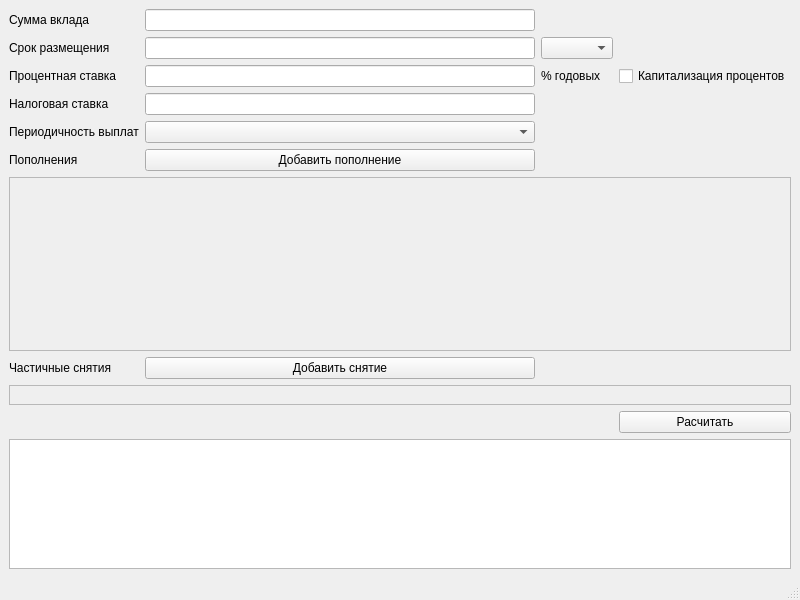
<?xml version="1.0" encoding="UTF-8"?>
<ui version="4.0">
 <class>Deposit</class>
 <widget class="QMainWindow" name="Deposit">
  <property name="geometry">
   <rect>
    <x>0</x>
    <y>0</y>
    <width>800</width>
    <height>600</height>
   </rect>
  </property>
  <property name="windowTitle">
   <string>MainWindow</string>
  </property>
  <widget class="QWidget" name="centralwidget">
   <layout class="QGridLayout" name="gridLayout">
    <item row="9" column="0" colspan="4">
     <widget class="QFrame" name="frame_2">
      <property name="sizePolicy">
       <sizepolicy hsizetype="MinimumExpanding" vsizetype="Preferred">
        <horstretch>0</horstretch>
        <verstretch>0</verstretch>
       </sizepolicy>
      </property>
      <property name="frameShape">
       <enum>QFrame::StyledPanel</enum>
      </property>
      <property name="frameShadow">
       <enum>QFrame::Raised</enum>
      </property>
      <layout class="QVBoxLayout" name="verticalLayout_3">
       <item>
        <spacer name="verticalSpacer_2">
         <property name="orientation">
          <enum>Qt::Vertical</enum>
         </property>
         <property name="sizeHint" stdset="0">
          <size>
           <width>20</width>
           <height>4</height>
          </size>
         </property>
        </spacer>
       </item>
      </layout>
     </widget>
    </item>
    <item row="2" column="1">
     <widget class="QLineEdit" name="lineEdit_3"/>
    </item>
    <item row="8" column="0">
     <widget class="QLabel" name="label_8">
      <property name="text">
       <string>Частичные снятия</string>
      </property>
     </widget>
    </item>
    <item row="3" column="1">
     <widget class="QLineEdit" name="lineEdit_4"/>
    </item>
    <item row="4" column="0">
     <widget class="QLabel" name="label_6">
      <property name="text">
       <string>Периодичность выплат</string>
      </property>
     </widget>
    </item>
    <item row="1" column="1">
     <widget class="QLineEdit" name="lineEdit_2">
      <property name="frame">
       <bool>true</bool>
      </property>
      <property name="clearButtonEnabled">
       <bool>false</bool>
      </property>
     </widget>
    </item>
    <item row="0" column="0">
     <widget class="QLabel" name="label">
      <property name="text">
       <string>Сумма вклада</string>
      </property>
     </widget>
    </item>
    <item row="4" column="1">
     <widget class="QComboBox" name="comboBox_3"/>
    </item>
    <item row="5" column="0">
     <widget class="QLabel" name="label_7">
      <property name="text">
       <string>Пополнения</string>
      </property>
     </widget>
    </item>
    <item row="0" column="1">
     <widget class="QLineEdit" name="lineEdit"/>
    </item>
    <item row="1" column="0">
     <widget class="QLabel" name="label_2">
      <property name="text">
       <string>Срок размещения</string>
      </property>
     </widget>
    </item>
    <item row="2" column="3">
     <widget class="QCheckBox" name="checkBox">
      <property name="text">
       <string>Капитализация процентов</string>
      </property>
     </widget>
    </item>
    <item row="5" column="1">
     <widget class="QPushButton" name="add_fill">
      <property name="text">
       <string>Добавить пополнение</string>
      </property>
     </widget>
    </item>
    <item row="3" column="0">
     <widget class="QLabel" name="label_5">
      <property name="text">
       <string>Налоговая ставка</string>
      </property>
     </widget>
    </item>
    <item row="2" column="2">
     <widget class="QLabel" name="label_4">
      <property name="text">
       <string>% годовых</string>
      </property>
     </widget>
    </item>
    <item row="8" column="1">
     <widget class="QPushButton" name="add_check">
      <property name="text">
       <string>Добавить снятие</string>
      </property>
     </widget>
    </item>
    <item row="2" column="0">
     <widget class="QLabel" name="label_3">
      <property name="text">
       <string>Процентная ставка</string>
      </property>
     </widget>
    </item>
    <item row="6" column="0" colspan="4">
     <widget class="QFrame" name="frame">
      <property name="frameShape">
       <enum>QFrame::StyledPanel</enum>
      </property>
      <property name="frameShadow">
       <enum>QFrame::Raised</enum>
      </property>
      <layout class="QVBoxLayout" name="verticalLayout">
       <item>
        <spacer name="verticalSpacer">
         <property name="orientation">
          <enum>Qt::Vertical</enum>
         </property>
         <property name="sizeHint" stdset="0">
          <size>
           <width>20</width>
           <height>216</height>
          </size>
         </property>
        </spacer>
       </item>
      </layout>
     </widget>
    </item>
    <item row="11" column="0" colspan="4">
     <widget class="QTextEdit" name="answer_display">
      <property name="readOnly">
       <bool>true</bool>
      </property>
     </widget>
    </item>
    <item row="10" column="3">
     <widget class="QPushButton" name="pushButton">
      <property name="text">
       <string>Расчитать</string>
      </property>
     </widget>
    </item>
    <item row="1" column="2">
     <widget class="QComboBox" name="comboBox"/>
    </item>
   </layout>
  </widget>
  <widget class="QMenuBar" name="menubar">
   <property name="geometry">
    <rect>
     <x>0</x>
     <y>0</y>
     <width>800</width>
     <height>24</height>
    </rect>
   </property>
  </widget>
  <widget class="QStatusBar" name="statusbar"/>
 </widget>
 <resources/>
 <connections/>
</ui>
